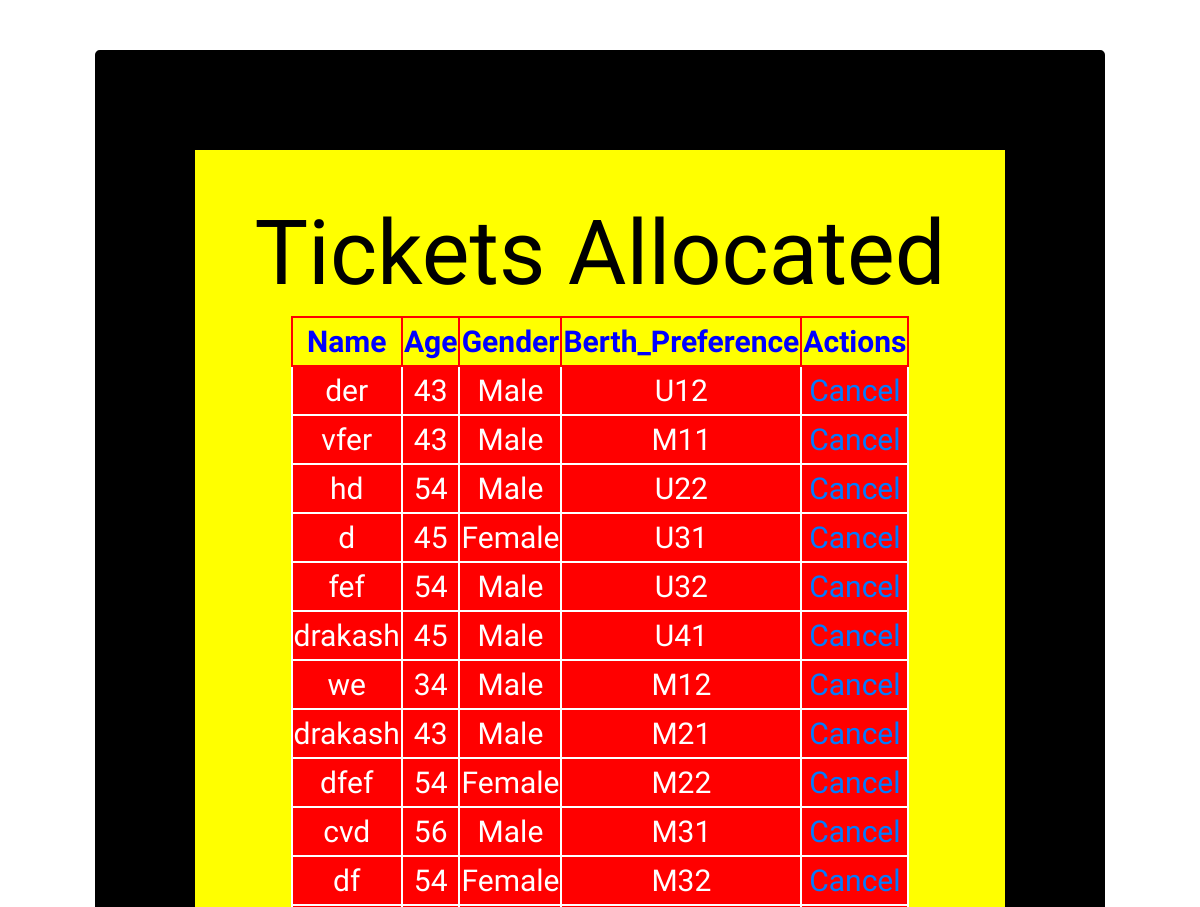
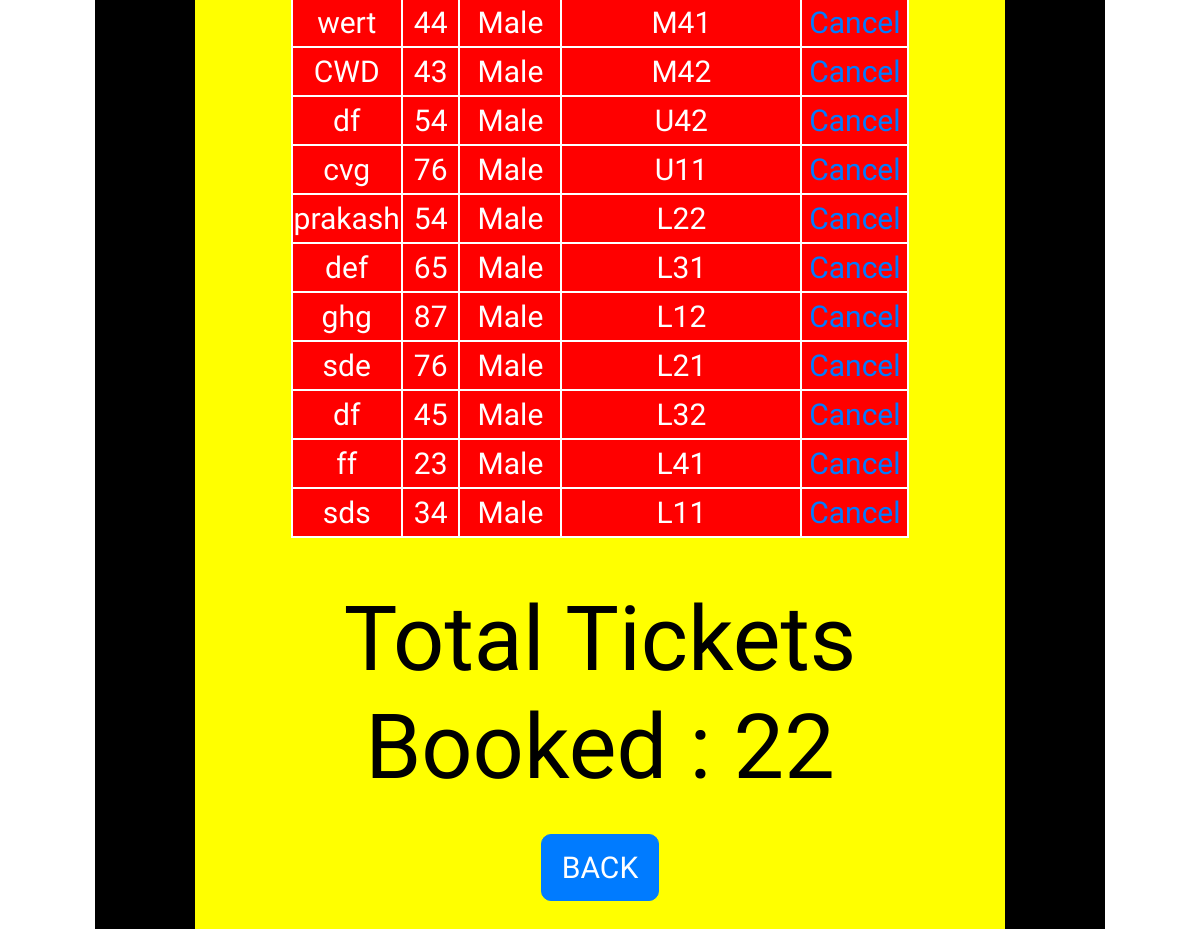
Page /print_booked_tickets/ on the committed database (2 pictures, top to bottom).
### trainticketapp/models.py (models this page shows)
class TicketPreference(models.Model):
    name=models.CharField(max_length=256)
    age=models.IntegerField()
    gender=models.CharField(max_length=10)
    berth_preference=models.CharField(max_length=256)
    rac_seats=models.CharField(max_length=10)
    waiting_list=models.CharField(max_length=10)

### trainticketapp/views.py (the view)
# urls.py: path('print_booked_tickets/', views.print_booked_tickets),
def print_booked_tickets(request):
    ticket=TicketPreference.objects.filter(~Q(berth_preference = '') & ~Q(berth_preference = 'free'))
    count=ticket.count()
    return render(request,'trainticketapp/booked_tickets.html',{'ticket':ticket,'count':count})

### templates/trainticketapp/booked_tickets.html (shortened to what this page needs)
<!DOCTYPE html>
{%load staticfiles%}
<html lang="en" dir="ltr">
<head>
  <link rel="stylesheet" href="https://stackpath.bootstrapcdn.com/bootstrap/4.2.1/css/bootstrap.min.css">
  <link rel="stylesheet" type="text/css" href="{% static "css/train_ticket.css" %}">
</head>
<body>
  <div class="container" align="center">
    <div class="jumbotron">
      <h1>Tickets Allocated</h1>
      {% if ticket %}
      <table border=2>
        <thead>
          <th>Name</th>
          <th>Age</th>
          <th>Gender</th>
          <th>Berth_Preference</th>
          <th>Actions</th>
        </thead>
        {% for tic in ticket %}
        <tr>
          <td>{{tic.name}}</td>
          <td>{{tic.age}}</td>
          <td>{{tic.gender}}</td>
          <td>{{tic.berth_preference}}</td>
          <td><a href="/delete/{{tic.id}}">Cancel</a></td>
        </tr>
        {% endfor %}
      </table>
      <br>
      <br>
      <h1>Total Tickets Booked : {{count}} </h1><br>
    {% else %}
      <p>No Tickets</p>
    {% endif%}
		<a class="btn btn-primary btn-lg" href="/home" role="button">BACK</a>
    </div>
    </div>
 </body>
 </html>

### static/css/train_ticket.css (style rules this page uses)
.container .jumbotron { max-width: 100% height: auto; padding: 50px 50px; border: 100px solid black; margin: 50px 50px 50px 50px; background:yellow; color:black; font-family:'ZCOOL KuaiLe', cursive; }
table,tr,td { border:2px solid white; font-size:30px; color:white; background:red; margin:auto; text-align:center; }
thead,th { border:2px solid red; font-size:30px; color:blue; background:yellow; margin:auto; }
h1 { text-align:center; font-size:90px; color:black; }
.btn-lg { padding: 10px 20px; font-size: 30px; border-radius: 10px; font-family:'ZCOOL KuaiLe', cursive; }

### rows in the picture
TicketPreference: name "der", age "43", gender "Male", berth_preference "U12"
TicketPreference: name "vfer", age "43", gender "Male", berth_preference "M11"
TicketPreference: name "hd", age "54", gender "Male", berth_preference "U22"
TicketPreference: name "d", age "45", gender "Female", berth_preference "U31"
TicketPreference: name "fef", age "54", gender "Male", berth_preference "U32"
TicketPreference: name "drakash", age "45", gender "Male", berth_preference "U41"
TicketPreference: name "we", age "34", gender "Male", berth_preference "M12"
TicketPreference: name "drakash", age "43", gender "Male", berth_preference "M21"
TicketPreference: name "dfef", age "54", gender "Female", berth_preference "M22"
TicketPreference: name "cvd", age "56", gender "Male", berth_preference "M31"
TicketPreference: name "df", age "54", gender "Female", berth_preference "M32"
TicketPreference: name "wert", age "44", gender "Male", berth_preference "M41"
TicketPreference: name "CWD", age "43", gender "Male", berth_preference "M42"
TicketPreference: name "df", age "54", gender "Male", berth_preference "U42"
TicketPreference: name "cvg", age "76", gender "Male", berth_preference "U11"
TicketPreference: name "prakash", age "54", gender "Male", berth_preference "L22"
TicketPreference: name "def", age "65", gender "Male", berth_preference "L31"
TicketPreference: name "ghg", age "87", gender "Male", berth_preference "L12"
TicketPreference: name "sde", age "76", gender "Male", berth_preference "L21"
TicketPreference: name "df", age "45", gender "Male", berth_preference "L32"
TicketPreference: name "ff", age "23", gender "Male", berth_preference "L41"
TicketPreference: name "sds", age "34", gender "Male", berth_preference "L11"

### other values in the picture
{{ count }} "22"
